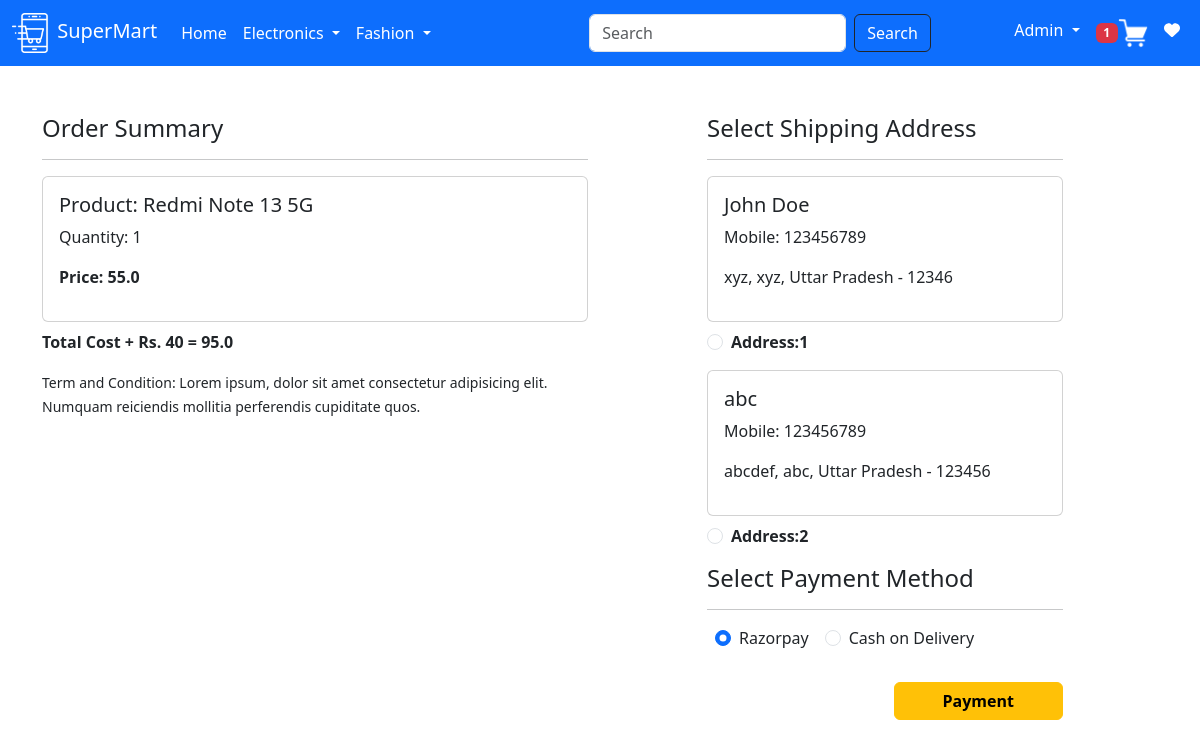
/checkout/ (signed in), run on an earlier commit of the app's database.
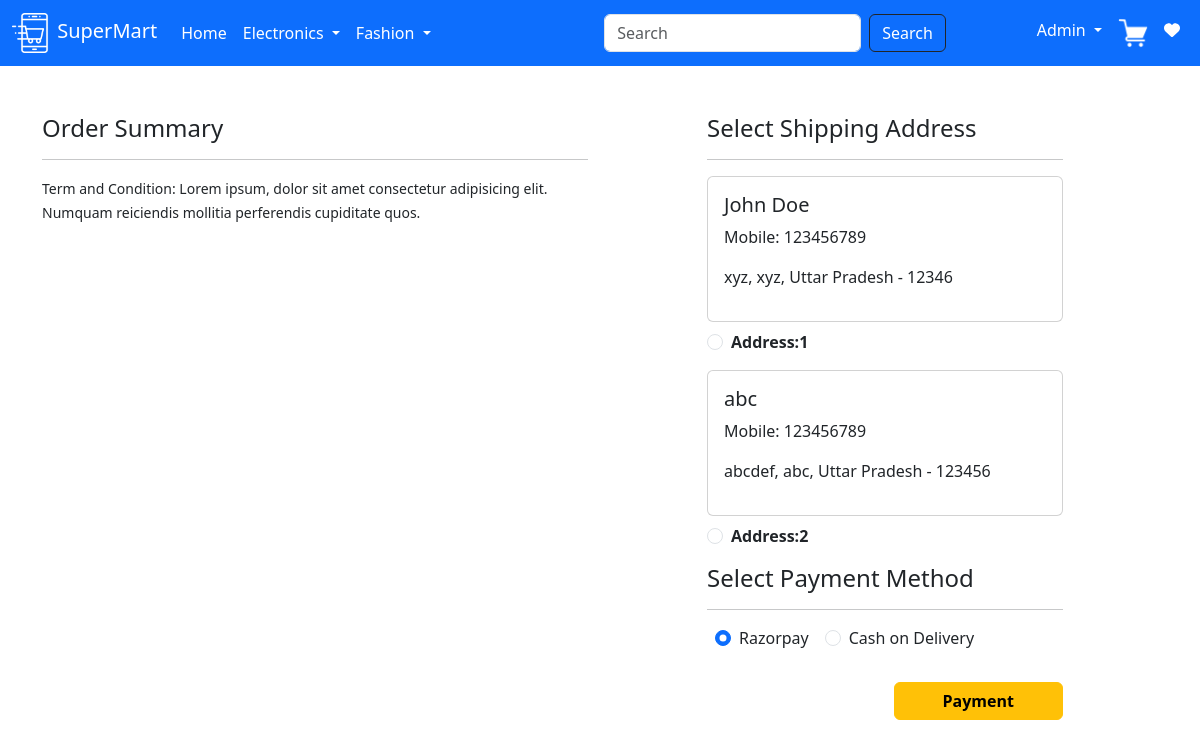
And on a later commit of the database.
### app/models.py (models this page shows, shortened)
class Cart(models.Model):
    user = models.ForeignKey(User,on_delete=models.CASCADE)
    product = models.ForeignKey(Product,on_delete=models.CASCADE)
    quantity = models.PositiveIntegerField(default=1)

class Product(models.Model):
    title = models.CharField(max_length=100)
    selling_price = models.FloatField()
    discounted_price = models.FloatField()
    description = models.TextField()
    brand = models.CharField(max_length=100, default='Unknown')
    category = models.CharField(choices=CATEGORY_CHOICES,max_length=2)
    product_image = models.ImageField(upload_to='product')

class Customer(models.Model):
    user = models.ForeignKey(User,on_delete=models.CASCADE)
    name = models.CharField(max_length=200)
    locality = models.CharField(max_length=200)
    city = models.CharField(max_length=50)
    mobile = models.IntegerField(default=0)
    zipcode = models.IntegerField()
    state = models.CharField(choices=STATE_CHOICES,max_length=50)
    def __str__(self):
        return self.name

### app/views.py (the view, shortened to what this page needs)
# urls.py: path('checkout/',views.checkout.as_view(), name='checkout'),
@method_decorator(login_required, name='dispatch')
class checkout(View):
    def get(self, request):
        totalitem = 0
        wishitem = 0
        buy_now_flag = request.GET.get('buy_now', None)  # Check if 'buy_now' flag is passed in the URL
        print("buy_now_flag: ",buy_now_flag)
        if request.user.is_authenticated:
            totalitem = len(Cart.objects.filter(user=request.user))
            wishitem = len(Wishlist.objects.filter(user=request.user))
        user = request.user
        add = Customer.objects.filter(user=user)  # User address information
        print("Addresses: ", add)
        cart_items = None
        buy_now_item = None
        famount = 0
        if buy_now_flag:  # If 'buy_now' flag is set
            buy_now_item = BuyNow.objects.filter(user=user).first()  # Fetch the Buy Now item
            print("buy_now_item:",buy_now_item)
            if buy_now_item:
                famount = buy_now_item.quantity * buy_now_item.product.discounted_price
                totalamount = famount + 40  # Add shipping cost
        else:
            cart_items = Cart.objects.filter(user=user)  # Fetch cart items if no 'buy_now' flag
            for p in cart_items:
                value = p.quantity * p.product.discounted_price
                famount += value
        totalamount = famount + 40  # Add shipping cost
        razoramount = int(totalamount * 100)
        client = razorpay.Client(auth=(settings.RAZOR_KEY_ID, settings.RAZOR_KEY_SECRET))
        data = {"amount": razoramount, "currency": "INR", "receipt": "order_rcptid_12"}
        payment_response = client.order.create(data=data)
        order_id = payment_response['id']
        order_status = payment_response['status']
        context = {
            'totalitem': totalitem,
            'wishitem': wishitem,
            'buy_now_flag': buy_now_flag,
            'add': add,
            'cart_items': cart_items,
            'buy_now_item': buy_now_item,
            'totalamount': totalamount,
            'razoramount': razoramount,
            'order_id': order_id,
        }
        print("Addresses in context: ", add)
        return render(request, 'app/checkout.html', context)

### app/templates/app/checkout.html (shortened to what this page needs)
{% extends "app/base.html" %}
{% load static %}
{% block main-content %}
  <div class="container">
    <div class="row mt-5">
        <div class="col-sm-6 mb-5">
            <h4>Order Summary</h4>
            <hr>
            {% if buy_now_flag and buy_now_item %}
                <div class="card mb-2">
                    <div class="card-body">
                        <h5>Product: {{ buy_now_item.product.title }}</h5>
                        <p>Quantity: {{ buy_now_item.quantity }}</p>
                        <p class="fw-bold">Price: {{ buy_now_item.product.discounted_price }}</p>
                    </div>
                </div>
                <p class="fw-bold">Total Cost + Rs. 40 = {{ totalamount }}</p>
            {% elif cart_items %}
              {% for item in cart_items %}
                <div class="card mb-2 ">
                  <div class="card-body">
                      <h5>Product: {{item.product.title}}</h5>
                      <p>Quantity: {{item.quantity}}</p>
                      <p class="fw-bold" >Price: {{item.product.discounted_price}}</p>
                  </div>
                </div>
              {% endfor %}
              <p class="fw-bold" >Total Cost + Rs. 40 = {{totalamount}} </p>
            {% endif %}
            <small>Term and Condition: Lorem ipsum, dolor sit amet consectetur adipisicing elit.
               Numquam reiciendis mollitia perferendis cupiditate quos. </small>
        </div>
        <div class="col-sm-4 offset-sm-1 ">
            <h4>Select Shipping Address</h4>
            <hr>
            {% if add %}
              <form action="/paymentdone" method="post" id="myform">
                  {% for ad in add %}
                    <div class="card">
                      <div class="card-body">
                          <h5>{{ad.name}}</h5>
                          <p>Mobile: {{ad.mobile}} </p>
                          <p>{{ad.locality}}, {{ad.city}}, {{ad.state}} - {{ad.zipcode}}</p>
                      </div>
                    </div>
                    <div class="form-check mt-2 mb-3">
                      <input class="form-check-input" type="radio" name="custid" id="custadd{{forloop.counter}}" value="{{ad.id}}">
                      <label class="form-check-label fw-bold" for="custadd{{forloop.counter}}">Address:{{forloop.counter}}</label>
                    </div>
                  {% endfor %}
                  <h4>Select Payment Method</h4>
                  <hr>
                  <div class="d-flex">
                      <div class="form-check mb-3 mx-2 ">
                        <input class="form-check-input" type="radio" name="payment_method" id="razorpay" value="razorpay" checked>
                        <label class="form-check-label" for="razorpay">
                          Razorpay
                        </label>
                      </div>
                      <div class="form-check mb-3 mx-2">
                        <input class="form-check-input" type="radio" name="payment_method" id="cod" value="cod">
                        <label class="form-check-label" for="cod">
                        Cash on Delivery
                        </label>
                      </div>
                  </div>
                  <div class="text-end">
                      <button id="payment-button" type="submit" class="btn btn-warning mt-3 mb-5 px-5 fw-bold">Payment</button>
                  </div>
              </form>
            {% else %}
                <p>No shipping addresses available. Please add an address before proceeding.</p>
            {% endif %}
        </div>
    </div>
  </div>
{% endblock main-content %}

### app/templates/app/base.html (shortened to what this page needs)
<!DOCTYPE html>
{% load static %}
<html lang="en">
<head>
    <link rel="stylesheet" href="https://cdn.jsdelivr.net/npm/bootstrap@5.3.3/dist/css/bootstrap.min.css">
    <link rel="stylesheet" href="{% static 'app/css/all.min.css' %}">
    <link rel="stylesheet" href="{% static 'app/css/owl.carousel.min.css' %}">
    <link rel="stylesheet" href="{% static 'app/css/style.css' %}">
</head>
<body>
    <nav class="navbar navbar-expand-lg bg-primary">
        <div class="container-fluid">
          <a class="navbar-brand  text-white" href="/">
            <img src="{% static 'app/images/banner/logo.png' %}"
            width="40px" alt="logo"> SuperMart</a>
          <div class="collapse navbar-collapse" id="navbarSupportedContent">
            <ul class="navbar-nav me-auto mb-2 mb-lg-0">
              {% if request.user.is_authenticated %}
              <li class="nav-item">
                <a class="nav-link active text-white" aria-current="page" href="/">Home</a>
              </li>
              <li class="nav-item dropdown">
                <a class="nav-link dropdown-toggle text-white" href="#" role="button" data-bs-toggle="dropdown" aria-expanded="false">
                  Electronics
                </a>
              </li>
              <li class="nav-item dropdown">
                <a class="nav-link dropdown-toggle text-white" href="#" role="button" data-bs-toggle="dropdown" aria-expanded="false">
                  Fashion
                </a>
              </li>
            </ul>
            <form class="d-flex ms-auto" role="search" action="/search">
              <input class="form-control me-2" type="search" placeholder="Search"
              name="search" aria-label="Search">
              <button class="btn btn-outline-dark text-white" type="submit">Search</button>
            </form>
            <ul class="navbar-nav ms-auto mb-2 mb-lg-0">
              <li class="nav-item dropdown">
                <a class="nav-link dropdown-toggle text-white" href="#" role="button" data-bs-toggle="dropdown" aria-expanded="false">
                  {{request.user.username|capfirst}}
                </a>
              </li>
              <li class="nav-item">
                <a class="nav-link active text-white" aria-current="page" href="{% url 'showcart' %}">
                <span class=" badge bg-danger">{% if totalitem > 0 %}
                  {{ totalitem }}
                {% endif %}</span><img src="{% static 'app/images/banner/cart.png' %}" width="30px" alt="cart"></a>
              </li>
              <li class="nav-item">
                <a class="nav-link active text-white" aria-current="page" href="{% url 'showwishlist' %}">
                 <i class="fa fa-heart" ></i></a>
              </li>
              {% endif %}
            </ul>
          </div>
        </div>
    </nav>
      {% block main-content %}{% endblock main-content %}
</body>
</html>

What changed in the data, as far as the page shows it:
removed Cart: product "Redmi Note 13 5G", quantity "1", product.discounted_price "55.0"
Also different on the page:
{{ totalitem }}: "1" → (not shown)
{{ totalamount }}: "95.0" → (not shown)
text no longer shown: "Total Cost + Rs. 40 ="
